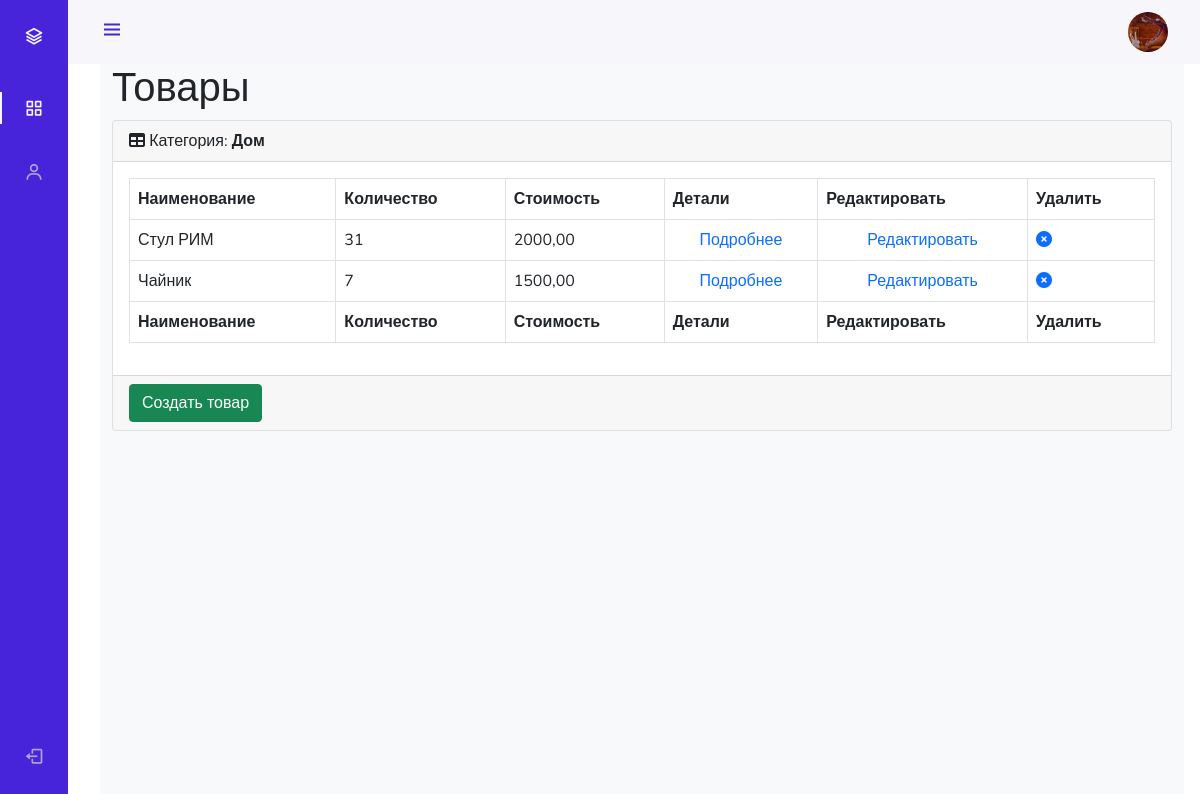
Before: /admin_staff/products/read/category/4/ (signed in) with the older database file.
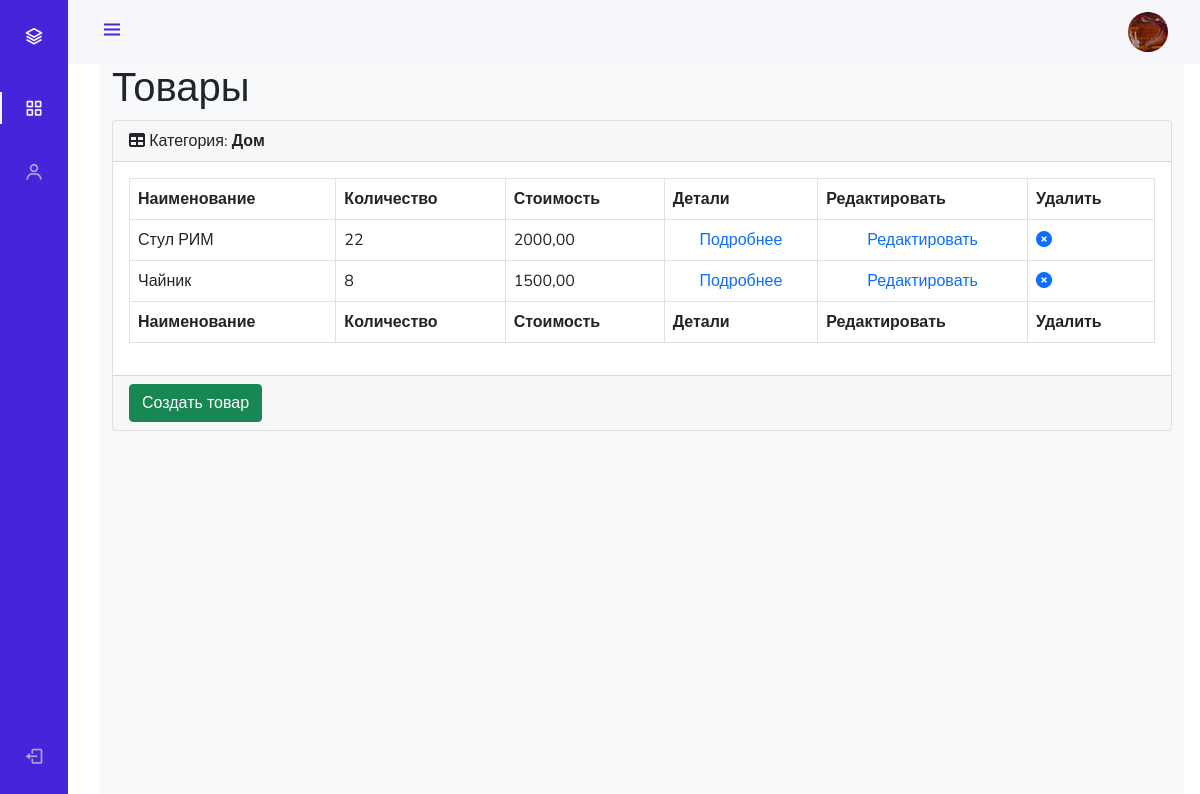
After: the same page with the newer database file.
### mainapp/models.py (models this page shows, shortened)
class Product(models.Model):
    category = models.ForeignKey(ProductCategory, on_delete=models.CASCADE)
    name = models.CharField(verbose_name='имя продукта', max_length=128)
    image = models.ImageField(upload_to='products_images', blank=True)
    short_desc = models.CharField(verbose_name='краткое описание продукта', max_length=60, blank=True)
    description = models.TextField(verbose_name='описание продукта', blank=True)
    price = models.DecimalField(verbose_name='цена продукта', max_digits=8, decimal_places=2, default=0)
    quantity = models.PositiveIntegerField(verbose_name='количество на складе', default=0)
    is_active = models.BooleanField(default=True)

### adminapp/views.py (the view)
# urls.py: path('products/read/category/<int:pk>/', adminapp.products, name='products'),
@user_passes_test(lambda u: u.is_superuser)
def products(request, pk):
    title = 'админка/продукт'
    category = get_object_or_404(ProductCategory, pk=pk)
    products_list = Product.objects.filter(category__pk=pk).order_by('name')
    context = {
        'title': title,
        'category': category,
        'objects': products_list,
    }
    return render(request, 'adminapp/products.html', context)

### mainapp/context_processors.py (called while the page is built)
def basket(request):
    print(f'context processor basket works')
    basket = []
    if request.user.is_authenticated:
        basket = Basket.objects.filter(user=request.user)
    return {
        'basket': basket,
    }

### adminapp/templates/adminapp/products.html
{% extends 'adminapp/base.html' %}
{% load static %}
{% block content %}
<main>
    <div class="container-fluid">
        <h1 class="mt-4">Товары</h1>
        <div class="card mb-4">
            <div class="card-header">
                <i class="fas fa-table mr-1"></i>
                Категория: <strong>{{ category.name|title }}</strong>
            </div>
            <div class="card-body">
                <div class="table-responsive">
                    <table class="table table-bordered" id="dataTable" width="100%" cellspacing="0">
                        <thead>
                        <tr>
                            <th>Наименование</th>
                            <th>Количество</th>
                            <th>Стоимость</th>
                            <th>Детали</th>
                            <th>Редактировать</th>
                            <th>Удалить</th>
                        </tr>
                        </thead>
                        <tfoot>
                        <tr>
                            <th>Наименование</th>
                            <th>Количество</th>
                            <th>Стоимость</th>
                            <th>Детали</th>
                            <th>Редактировать</th>
                            <th>Удалить</th>
                        </tr>
                        </tfoot>
                        <tbody>
                        {% for product in objects %}
                            <tr {% if not product.is_active %} style="opacity: 0.5;" {% endif %}>
                                <td>{{ product.name }}</td>
                                <td>{{ product.quantity }}</td>
                                <td>{{ product.price }}</td>
                                <td class="text-center">
                                    <a href="{% url 'admin_staff:product_read' product.pk %}">Подробнее</a>
                                </td>
                                <td class="text-center">
                                    <a href="{% url 'admin_staff:product_update' product.pk %}">Редактировать</a>
                                </td>
                                <td>
                                    <a {% if not product.is_active %} class="invisible" {% endif %} href="{% url 'admin_staff:product_delete' pk=product.id %}">
                                        <i class="fa fa-times-circle"></i>
                                    </a>
                                </td>
                            </tr>
                        {% endfor %}
                        </tbody>
                    </table>
                </div>
            </div>
            <div class="card-footer">
                <a href="{% url 'admin_staff:product_create' category.pk %}">
                    <button class="btn btn-success">Создать товар</button>
                </a>
            </div>
        </div>
    </div>
</main>
{% endblock %}

Changed rows visible on the page:
changed Product "Стул РИМ": quantity "31" → "22"
changed Product "Чайник": quantity "7" → "8"
